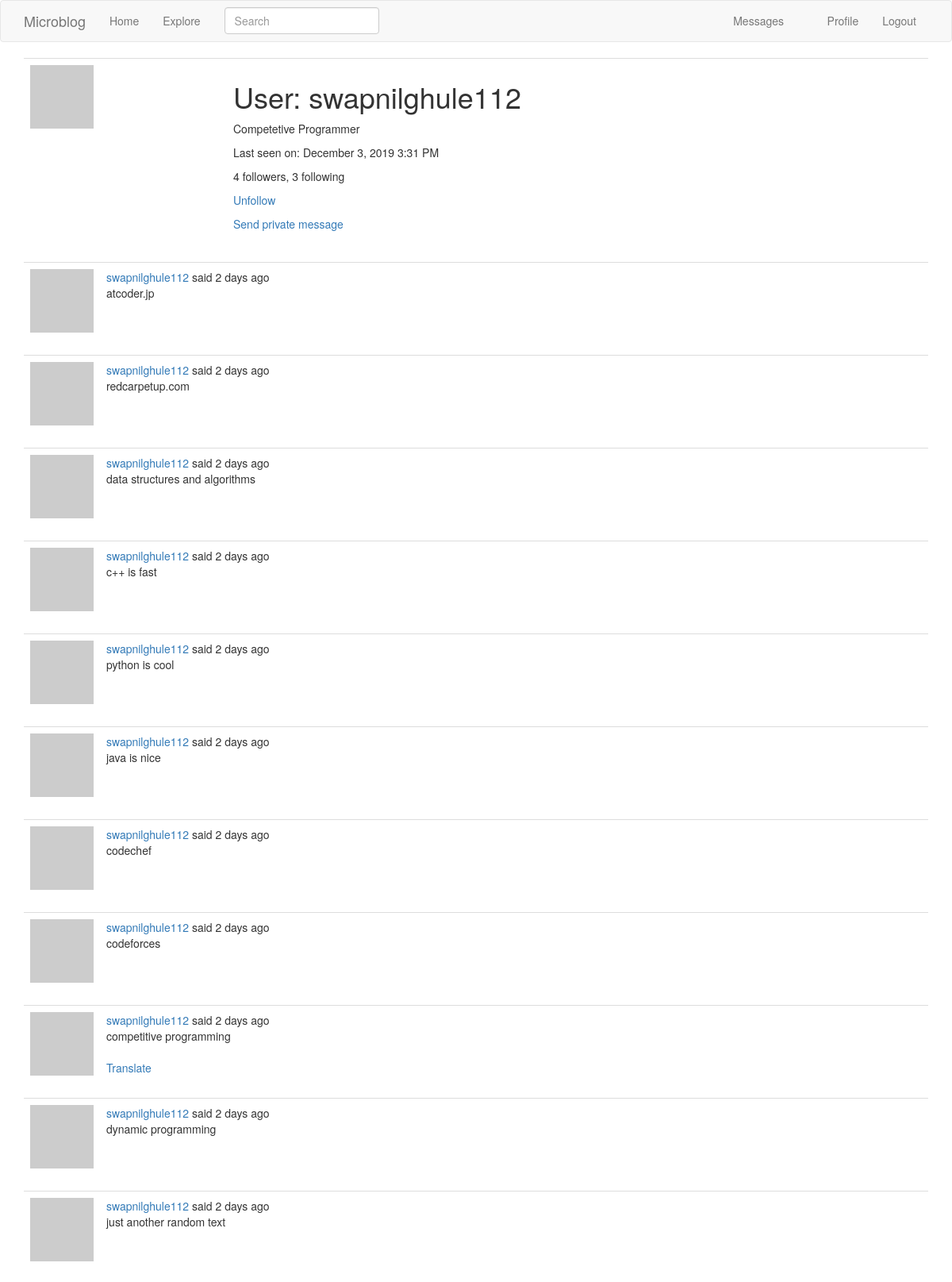
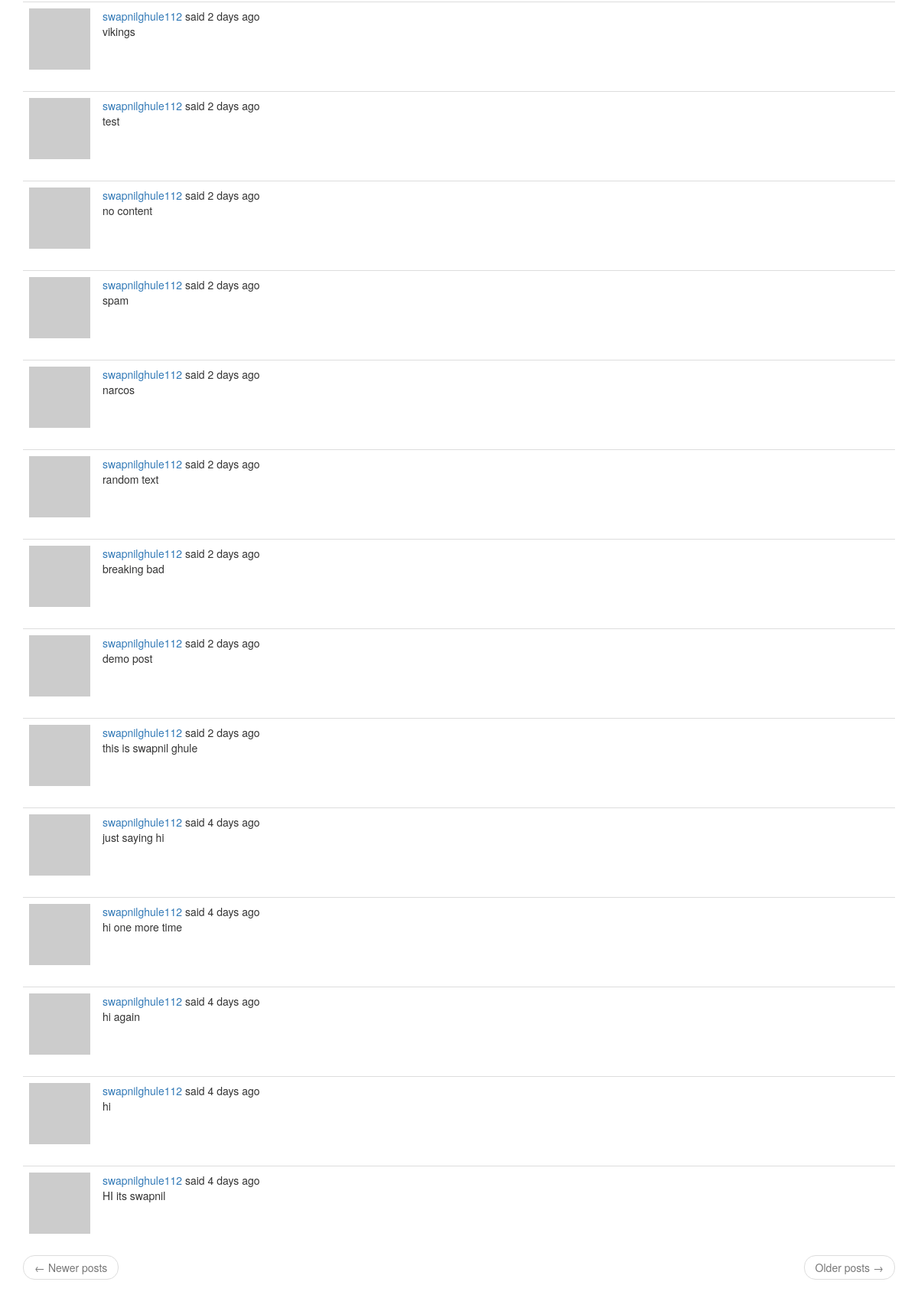
Screenshot of /user/swapnilghule112 (signed in) with the database file from the repository (2 pictures, top to bottom).
### app/models.py (models this page shows, shortened)
class PaginatedAPIMixin(object):
    @staticmethod
    def to_collection_dict(query, page, per_page, endpoint, **kwargs):
        resources = query.paginate(page, per_page, False)
        data = {
            'items': [item.to_dict() for item in resources.items],
            '_meta': {
                'page': page,
                'per_page': per_page,
                'total_pages': resources.pages,
                'total_items': resources.total
            },
            '_links': {
                'self': url_for(endpoint, page=page, per_page=per_page,
                                **kwargs),
                'next': url_for(endpoint, page=page + 1, per_page=per_page,
                                **kwargs) if resources.has_next else None,
                'prev': url_for(endpoint, page=page - 1, per_page=per_page,
                                **kwargs) if resources.has_prev else None
            }
        }
        return data

class User(UserMixin, PaginatedAPIMixin, db.Model):
    id = db.Column(db.Integer, primary_key=True)
    username = db.Column(db.String(64), index=True, unique=True)
    email = db.Column(db.String(120), index=True, unique=True)
    password_hash = db.Column(db.String(128))
    posts = db.relationship('Post', backref='author', lazy='dynamic')
    about_me = db.Column(db.String(140))
    last_seen = db.Column(db.DateTime, default=datetime.utcnow)
    token = db.Column(db.String(32), index=True, unique=True)
    token_expiration = db.Column(db.DateTime)
    followed = db.relationship(
        'User', secondary=followers,
        primaryjoin=(followers.c.follower_id == id),
        secondaryjoin=(followers.c.followed_id == id),
        backref=db.backref('followers', lazy='dynamic'), lazy='dynamic')
    messages_sent = db.relationship('Message',
                                    foreign_keys='Message.sender_id',
                                    backref='author', lazy='dynamic')
    messages_received = db.relationship('Message',
                                        foreign_keys='Message.recipient_id',
                                        backref='recipient', lazy='dynamic')
    last_message_read_time = db.Column(db.DateTime)
    notifications = db.relationship('Notification', backref='user',
                                    lazy='dynamic')
    tasks = db.relationship('Task', backref='user', lazy='dynamic')
    def avatar(self, size):
        digest = md5(self.email.lower().encode('utf-8')).hexdigest()
        return 'https://www.gravatar.com/avatar/{}?d=identicon&s={}'.format(
            digest, size)
    def is_following(self, user):
        return self.followed.filter(
            followers.c.followed_id == user.id).count() > 0
    def new_messages(self):
        last_read_time = self.last_message_read_time or datetime(1900, 1, 1)
        return Message.query.filter_by(recipient=self).filter(
            Message.timestamp > last_read_time).count()
    def get_tasks_in_progress(self):
        return Task.query.filter_by(user=self, complete=False).all()

class SearchableMixin(object):
    @classmethod
    def before_commit(cls, session):
        session._changes = {
            'add': list(session.new),
            'update': list(session.dirty),
            'delete': list(session.deleted)
        }
    @classmethod
    def after_commit(cls, session):
        for obj in session._changes['add']:
            if isinstance(obj, SearchableMixin):
                add_to_index(obj.__tablename__, obj)
        for obj in session._changes['update']:
            if isinstance(obj, SearchableMixin):
                add_to_index(obj.__tablename__, obj)
        for obj in session._changes['delete']:
            if isinstance(obj, SearchableMixin):
                remove_from_index(obj.__tablename__, obj)
        session._changes = None

class Post(SearchableMixin, db.Model):
    __searchable__ = ['body']
    id = db.Column(db.Integer, primary_key=True)
    body = db.Column(db.String(140))
    timestamp = db.Column(db.DateTime, index=True, default=datetime.utcnow)
    user_id = db.Column(db.Integer, db.ForeignKey('user.id'))
    language = db.Column(db.String(5))

### app/main/routes.py (the view)
@bp.route('/user/<username>')
@login_required
def user(username):
    user = User.query.filter_by(username=username).first_or_404()
    page = request.args.get('page', 1, type=int)
    posts = user.posts.order_by(Post.timestamp.desc()).paginate(
        page, current_app.config['POSTS_PER_PAGE'], False)
    next_url = url_for('main.user', username=user.username,
                       page=posts.next_num) if posts.has_next else None
    prev_url = url_for('main.user', username=user.username,
                       page=posts.prev_num) if posts.has_prev else None
    return render_template('user.html', user=user, posts=posts.items,
                           next_url=next_url, prev_url=prev_url)

### app/main/forms.py
class SearchForm(FlaskForm):
    q = StringField(_l('Search'), validators=[DataRequired()])
    def __init__(self, *args, **kwargs):
        if 'formdata' not in kwargs:
            kwargs['formdata'] = request.args
        if 'csrf_enabled' not in kwargs:
            kwargs['csrf_enabled'] = False
        super(SearchForm, self).__init__(*args, **kwargs)

### app/main/routes.py (called while the page is built)
@bp.before_app_request
def before_request():
    if current_user.is_authenticated:
        current_user.last_seen = datetime.utcnow()
        db.session.commit()
        g.search_form = SearchForm()
    g.locale = str(get_locale())

### app/models.py (called while the page is built)
@login.user_loader
def load_user(id):
    return User.query.get(int(id))

### app/templates/user.html
{% extends "base.html" %}
{% block app_content %}
    <table class="table table-hover">
        <tr>
            <td width="256px"><img src="{{ user.avatar(256) }}"></td>
            <td>
                <h1>{{ _('User') }}: {{ user.username }}</h1>
                {% if user.about_me %}<p>{{ user.about_me }}</p>{% endif %}
                {% if user.last_seen %}
                <p>{{ _('Last seen on') }}: {{ moment(user.last_seen).format('LLL') }}</p>
                {% endif %}
                <p>{{ _('%(count)d followers', count=user.followers.count()) }}, {{ _('%(count)d following', count=user.followed.count()) }}</p>
                {% if user == current_user %}
                <p><a href="{{ url_for('main.edit_profile') }}">{{ _('Edit your profile') }}</a></p>
                {% if not current_user.get_task_in_progress('export_posts') %}
                <p><a href="{{ url_for('main.export_posts') }}">{{ _('Export your posts') }}</a></p>
                {% endif %}
                {% elif not current_user.is_following(user) %}
                <p><a href="{{ url_for('main.follow', username=user.username) }}">{{ _('Follow') }}</a></p>
                {% else %}
                <p><a href="{{ url_for('main.unfollow', username=user.username) }}">{{ _('Unfollow') }}</a></p>
                {% endif %}
                {% if user != current_user %}
                <p><a href="{{ url_for('main.send_message', recipient=user.username) }}">{{ _('Send private message') }}</a></p>
                {% endif %}
            </td>
        </tr>
    </table>
    {% for post in posts %}
        {% include '_post.html' %}
    {% endfor %}
    <nav aria-label="...">
        <ul class="pager">
            <li class="previous{% if not prev_url %} disabled{% endif %}">
                <a href="{{ prev_url or '#' }}">
                    <span aria-hidden="true">&larr;</span> {{ _('Newer posts') }}
                </a>
            </li>
            <li class="next{% if not next_url %} disabled{% endif %}">
                <a href="{{ next_url or '#' }}">
                    {{ _('Older posts') }} <span aria-hidden="true">&rarr;</span>
                </a>
            </li>
        </ul>
    </nav>
{% endblock %}

### app/templates/_post.html (shortened to what this page needs)
<table class="table table-hover">
    <tr>
        <td width="70px">
            <a href="{{ url_for('main.user', username=post.author.username) }}">
                <img src="{{ post.author.avatar(70) }}" />
            </a>
        </td>
        <td>
            {{ _('%(username)s said %(when)s',
                username=user_link, when=moment(post.timestamp).fromNow()) }}
            <br>
            <span id="post{{ post.id }}">{{ post.body }}</span>
            {% if post.language and post.language != g.locale %}
            <br><br>
            <span id="translation{{ post.id }}">
                <a href="javascript:translate(
                            '#post{{ post.id }}',
                            '#translation{{ post.id }}',
                            '{{ post.language }}',
                            '{{ g.locale }}');">{{ _('Translate') }}</a>
            </span>
            {% endif %}
        </td>
    </tr>
</table>

### rows the page displays
User: username "swapnilghule112", about_me "Competetive Programmer", last_seen "December 3, 2019 3:31 PM"
Post: body "atcoder.jp"
Post: body "redcarpetup.com"
Post: body "data structures and algorithms"
Post: body "c++ is fast"
Post: body "python is cool"
Post: body "java is nice"
Post: body "codechef"
Post: body "codeforces"
Post: body "competitive programming"
Post: body "dynamic programming"
Post: body "just another random text"
Post: body "vikings"
Post: body "test"
Post: body "no content"
Post: body "spam"
Post: body "narcos"
Post: body "random text"
Post: body "breaking bad"
Post: body "demo post"
Post: body "this is swapnil ghule"
Post: body "just saying hi"
Post: body "hi one more time"
Post: body "hi again"
Post: body "hi"
Post: body "HI its swapnil"
